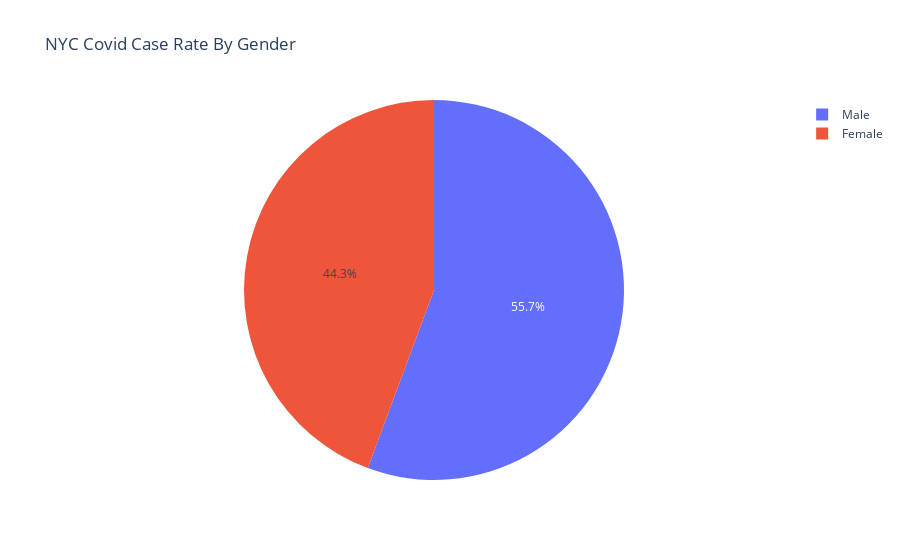

The cell this chart's notebook holds for it:
### Code cell
plot_pie(mod_bs, "COVID_CASE_RATE","SEX_GROUP","NYC Covid Case Rate By Gender")

### Figure 1 — Plotly figure (JSON) as saved in the notebook; plotly's stock layout.template omitted (floating-point values rounded to 4 significant figures)
{"data": [{"domain": {"x": [0, 1], "y": [0, 1]}, "hovertemplate": "SEX_GROUP=%{label}<br>COVID_CASE_RATE=%{value}<extra></extra>", "labels": ["Female", "Male"], "legendgroup": "", "name": "", "showlegend": true, "type": "pie", "values": [1134.0, 1423.0]}], "layout": {"legend": {"tracegroupgap": 0}, "title": {"text": "NYC Covid Case Rate By Gender"}}}
